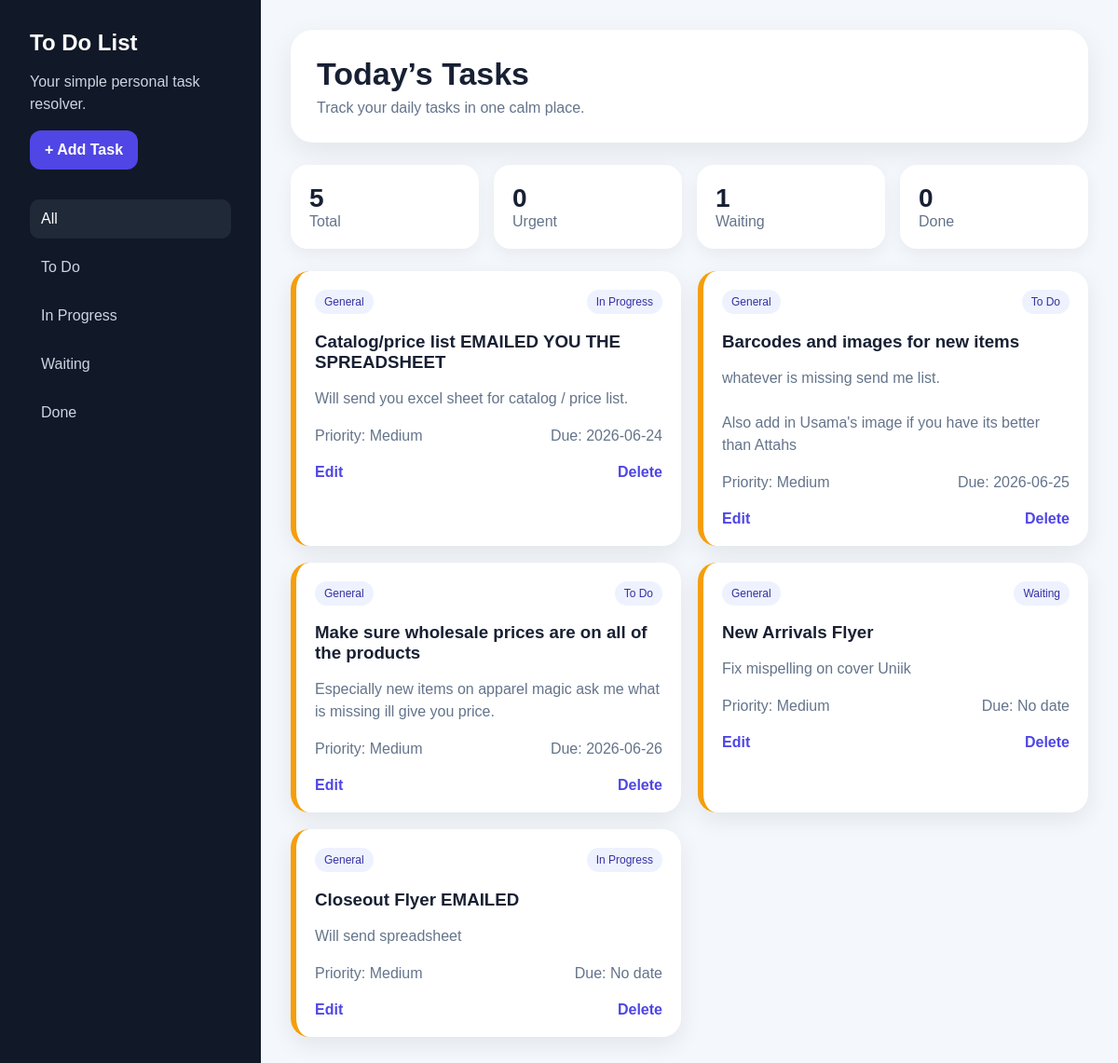
The page / on the database its author committed.
### tables this page shows
CREATE TABLE `tasks` (
  `id` int NOT NULL,
  `title` varchar(255) NOT NULL,
  `description` text,
  `category` varchar(100) DEFAULT 'General',
  `priority` enum('Low','Medium','High') DEFAULT 'Medium',
  `status` enum('To Do','In Progress','Waiting','Done') DEFAULT 'To Do',
  `due_date` date DEFAULT NULL,
  `created_at` timestamp NULL DEFAULT CURRENT_TIMESTAMP,
  `attachment` varchar(255) DEFAULT NULL,
  `assigned_name` varchar(255) DEFAULT NULL,
  `assigned_email` varchar(255) DEFAULT NULL,
  `user_role` varchar(50) DEFAULT NULL
);

### index.php (the view, shortened to what this page needs)
<?php
require 'db.php';
$statusFilter = $_GET['status'] ?? 'All';
if ($statusFilter !== 'All') {
    $stmt = $pdo->prepare('SELECT * FROM tasks WHERE status = ? ORDER BY due_date IS NULL, due_date ASC, created_at DESC');
    $stmt->execute([$statusFilter]);
} else {
    $stmt = $pdo->query('SELECT * FROM tasks ORDER BY due_date IS NULL, due_date ASC, created_at DESC');
}
$tasks = $stmt->fetchAll(PDO::FETCH_ASSOC);
$total = $pdo->query('SELECT COUNT(*) FROM tasks')->fetchColumn();
$urgent = $pdo->query("SELECT COUNT(*) FROM tasks WHERE priority='High' AND status!='Done'")->fetchColumn();
$waiting = $pdo->query("SELECT COUNT(*) FROM tasks WHERE status='Waiting'")->fetchColumn();
$done = $pdo->query("SELECT COUNT(*) FROM tasks WHERE status='Done'")->fetchColumn();
?>
<!DOCTYPE html>
<html lang="en">
<head>
    <link rel="stylesheet" href="style.css">
</head>
<body>
<div class="app">
    <aside class="sidebar">
        <h1>To Do List</h1>
        <p>Your simple personal task resolver.</p>
        <a class="button" href="add.php">+ Add Task</a>
        <nav>
            <?php foreach (['All','To Do','In Progress','Waiting','Done'] as $status): ?>
                <a class="<?= $statusFilter === $status ? 'active' : '' ?>"
                   href="?status=<?= urlencode($status) ?>">
                    <?= htmlspecialchars($status) ?>
                </a>
            <?php endforeach; ?>
        </nav>
    </aside>
    <main>
        <section class="hero">
            <div>
                <h2>Today’s Tasks</h2>
                <p>Track your daily tasks in one calm place.</p>
            </div>
        </section>
        <section class="stats">
            <div><strong><?= $total ?></strong><span>Total</span></div>
            <div><strong><?= $urgent ?></strong><span>Urgent</span></div>
            <div><strong><?= $waiting ?></strong><span>Waiting</span></div>
            <div><strong><?= $done ?></strong><span>Done</span></div>
        </section>
        <section class="task-list">
            <?php foreach ($tasks as $task): ?>
                <article
                    class="task-card priority-<?= strtolower($task['priority']) ?>"
                    onclick="window.location='edit.php?id=<?= $task['id'] ?>'"
                    style="cursor:pointer;"
                >
                    <div class="task-top">
                        <span class="badge"><?= htmlspecialchars($task['category']) ?></span>
                        <span class="status"><?= htmlspecialchars($task['status']) ?></span>
                    </div>
                    <h3><?= htmlspecialchars($task['title']) ?></h3>
                    <p><?= nl2br(htmlspecialchars($task['description'])) ?></p>
                    <div class="task-meta">
                        <span>Priority: <?= htmlspecialchars($task['priority']) ?></span>
                        <span>Due:
                            <?= $task['due_date']
                                ? htmlspecialchars($task['due_date'])
                                : 'No date' ?>
                        </span>
                    </div>
                    <div class="actions">
                        <a href="edit.php?id=<?= $task['id'] ?>"
                           onclick="event.stopPropagation();">
                            Edit
                        </a>
                        <a href="delete.php?id=<?= $task['id'] ?>"
                           onclick="event.stopPropagation(); return confirm('Delete this task?')">
                            Delete
                        </a>
                    </div>
                </article>
            <?php endforeach; ?>
        </section>
    </main>
</div>
</body>
</html>

### style.css (style rules this page uses)
* { box-sizing: border-box; }
body { margin: 0; font-family: Arial, sans-serif; background: #f4f7fb; color: #182033; }
.app { display: grid; grid-template-columns: 280px 1fr; min-height: 100vh; }
.sidebar { background: #111827; color: white; padding: 32px; }
.sidebar h1 { margin: 0 0 8px; }
.sidebar p { color: #cbd5e1; line-height: 1.5; }
.button, button { display: inline-block; background: #4f46e5; color: white; padding: 12px 16px; border-radius: 12px; border: 0; text-decoration: none; cursor: pointer; font-weight: bold; }
nav { margin-top: 32px; display: grid; gap: 10px; }
nav a { color: #cbd5e1; text-decoration: none; padding: 12px; border-radius: 10px; }
nav a.active, nav a:hover { background: #1f2937; color: white; }
main { padding: 32px; }
.hero { background: white; padding: 28px; border-radius: 24px; box-shadow: 0 10px 30px rgba(15, 23, 42, 0.08); }
.hero h2 { margin: 0 0 8px; font-size: 34px; }
.hero p { margin: 0; color: #64748b; }
.stats { display: grid; grid-template-columns: repeat(4, 1fr); gap: 16px; margin: 24px 0; }
.stats div { background: white; padding: 20px; border-radius: 18px; box-shadow: 0 6px 18px rgba(15, 23, 42, 0.06); }
.stats strong { display: block; font-size: 28px; }
.stats span { color: #64748b; }
.task-list { display: grid; grid-template-columns: repeat(auto-fill, minmax(280px, 1fr)); gap: 18px; }
.task-card { background: white; border-radius: 20px; padding: 20px; box-shadow: 0 8px 24px rgba(15, 23, 42, 0.08); border-left: 6px solid #94a3b8; }
.priority-medium { border-left-color: #f59e0b; }
.task-top, .task-meta, .actions { display: flex; justify-content: space-between; gap: 10px; align-items: center; }
.badge, .status { background: #eef2ff; color: #3730a3; padding: 6px 10px; border-radius: 999px; font-size: 12px; }
.task-card h3 { margin-bottom: 8px; }
.task-card p, .task-meta { color: #64748b; line-height: 1.5; }
.actions { margin-top: 18px; }
.actions a { text-decoration: none; color: #4f46e5; font-weight: bold; }

### rows shown on the page
tasks: category "General", status "In Progress", title "Catalog/price list EMAILED YOU THE SPREADSHEET", description "Will send you excel sheet for catalog / price list.", priority "Medium", due_date "2026-06-24"
tasks: category "General", status "To Do", title "Barcodes and images for new items", description "whatever is missing send me list. Also add in Usama's image if you have its better than Attahs", priority "Medium", due_date "2026-06-25"
tasks: category "General", status "To Do", title "Make sure wholesale prices are on all of the products", description "Especially new items on apparel magic ask me what is missing ill give you price.", priority "Medium", due_date "2026-06-26"
tasks: category "General", status "Waiting", title "New Arrivals Flyer", description "Fix mispelling on cover Uniik", priority "Medium", shows "No date"
tasks: category "General", status "In Progress", title "Closeout Flyer EMAILED", description "Will send spreadsheet", priority "Medium", shows "No date"

### other values the page prints
$status "All"
$status "To Do"
$status "In Progress"
$status "Waiting"
$status "Done"
$total "5"
$urgent "0"
$waiting "1"
$done "0"
